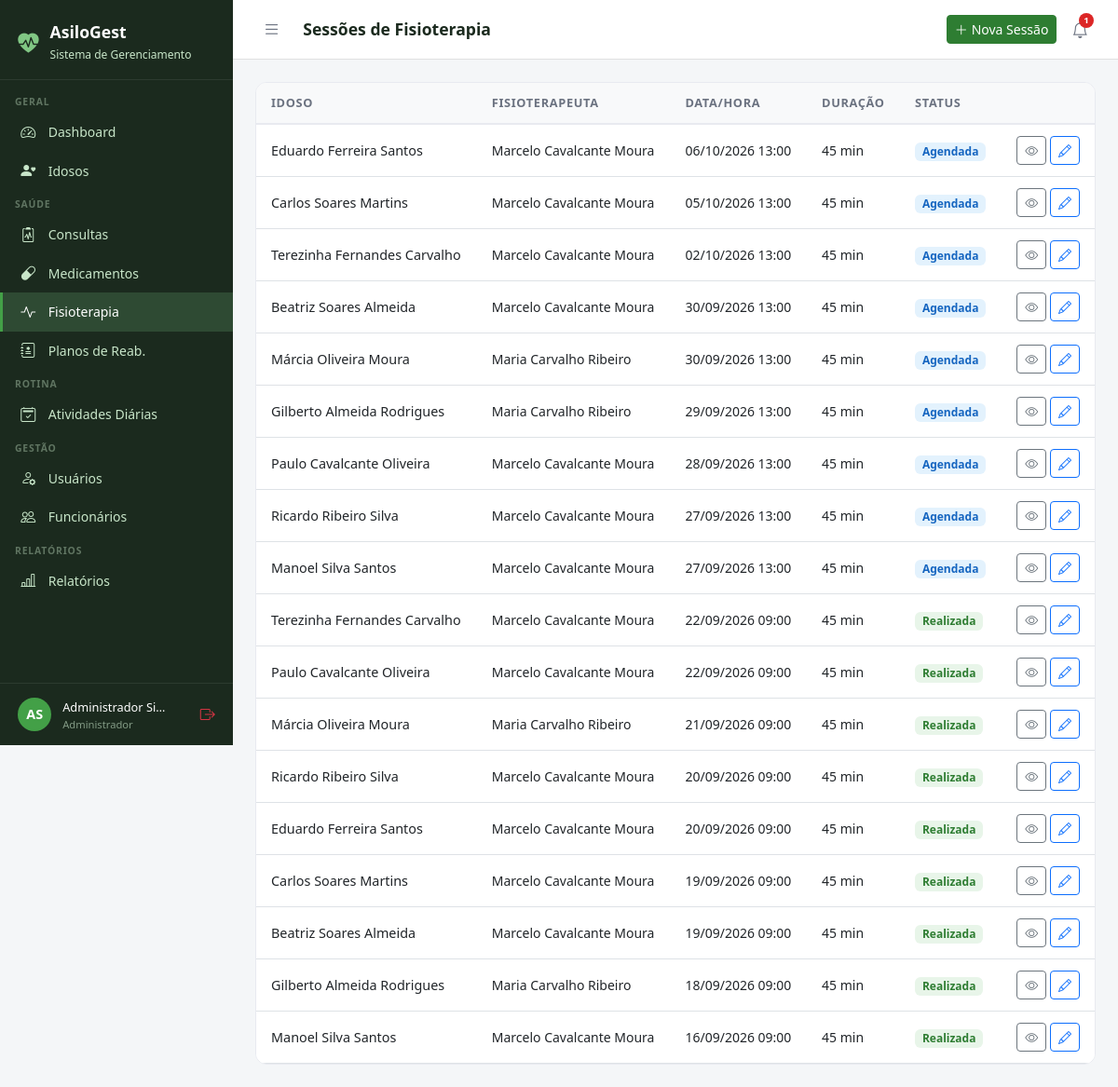
/fisioterapia/ (signed in), run on an earlier commit of the app's database.
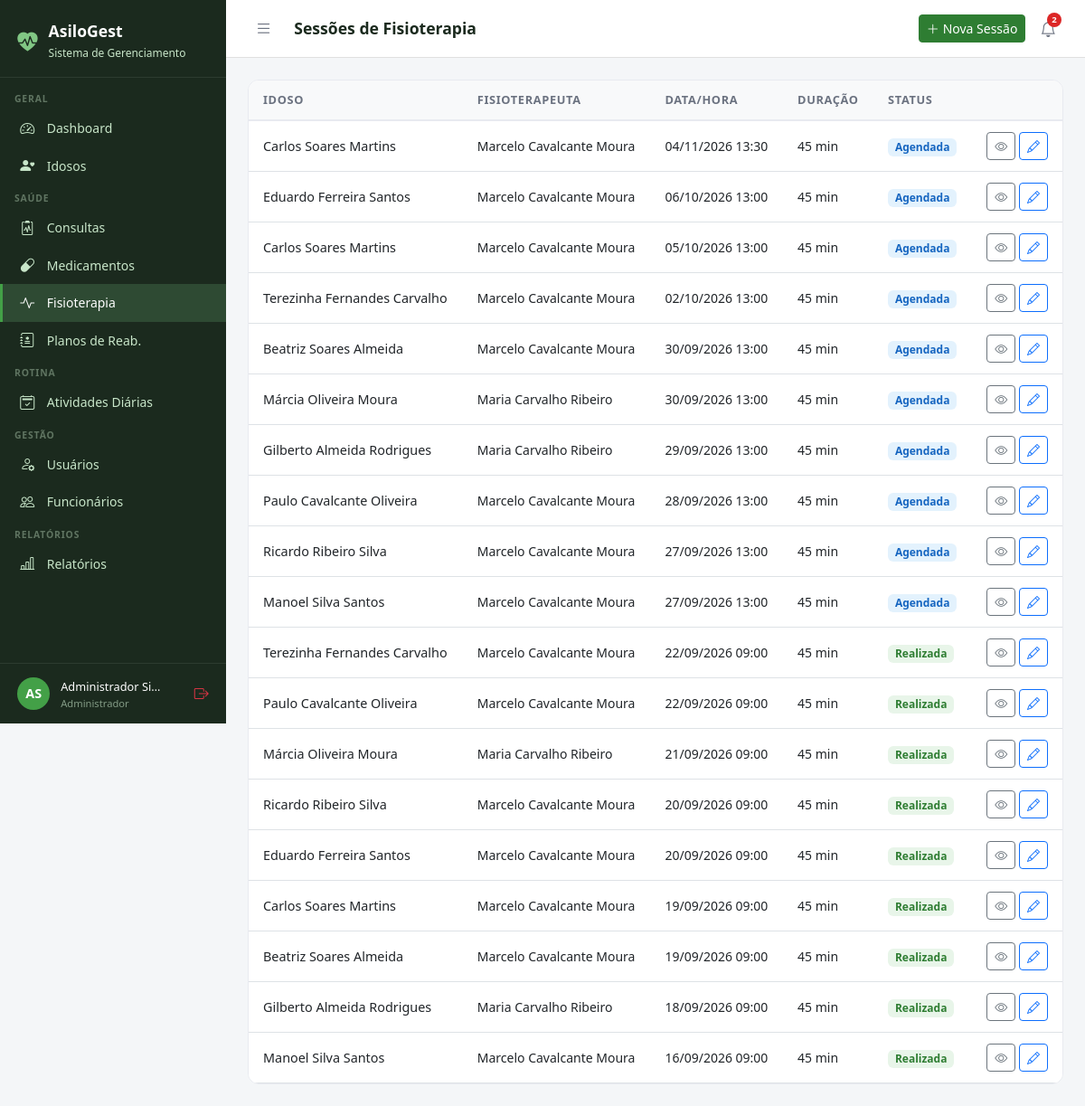
And on a later commit of the database.
### fisioterapia/models.py (models this page shows, shortened)
class SessaoFisioterapia(models.Model):
    STATUS_CHOICES = [
        ('agendada', 'Agendada'),
        ('realizada', 'Realizada'),
        ('cancelada', 'Cancelada'),
        ('falta', 'Falta do Idoso'),
    ]
    idoso = models.ForeignKey(
        Idoso, on_delete=models.CASCADE, related_name='sessoes_fisio')
    fisioterapeuta = models.ForeignKey(
        Usuario, on_delete=models.SET_NULL, null=True,
        related_name='sessoes_realizadas',
        limit_choices_to={'perfil': 'fisioterapeuta'})
    data_hora = models.DateTimeField(verbose_name='Data e Hora')
    duracao_minutos = models.IntegerField(default=45, verbose_name='Duração (min)')
    status = models.CharField(max_length=10, choices=STATUS_CHOICES, default='agendada')
    objetivo = models.CharField(max_length=200, blank=True, verbose_name='Objetivo da Sessão')
    procedimentos = models.TextField(blank=True, verbose_name='Procedimentos Realizados')
    evolucao = models.TextField(blank=True, verbose_name='Evolução do Paciente')
    observacoes = models.TextField(blank=True)
    autorizada = models.BooleanField(
        default=False, verbose_name='Autorizada pelo Médico',
        help_text='Sessão só pode ser executada após autorização médica.')
    autorizado_por = models.ForeignKey(
        Usuario, on_delete=models.SET_NULL, null=True, blank=True,
        related_name='sessoes_autorizadas',
        limit_choices_to={'perfil': 'medico'},
        verbose_name='Autorizado por')
    data_autorizacao = models.DateTimeField(
        null=True, blank=True, verbose_name='Data da Autorização')
    criado_em = models.DateTimeField(auto_now_add=True)
    class Meta:
        verbose_name = 'Sessão de Fisioterapia'
        verbose_name_plural = 'Sessões de Fisioterapia'
        ordering = ['-data_hora']

### idosos/models.py (models this page shows, shortened)
class Idoso(models.Model):
    SEXO_CHOICES = [('M', 'Masculino'), ('F', 'Feminino')]
    TIPO_SANGUINEO = [('A+','A+'),('A-','A-'),('B+','B+'),('B-','B-'),('AB+','AB+'),('AB-','AB-'),('O+','O+'),('O-','O-')]
    STATUS_CHOICES = [('ativo','Ativo'),('inativo','Inativo'),('internado','Internado'),('falecido','Falecido')]
    nome = models.CharField(max_length=150, verbose_name='Nome Completo')
    data_nascimento = models.DateField(verbose_name='Data de Nascimento')
    sexo = models.CharField(max_length=1, choices=SEXO_CHOICES)
    cpf = models.CharField(max_length=14, unique=True, null=True, blank=True)
    rg = models.CharField(max_length=20, blank=True)
    tipo_sanguineo = models.CharField(max_length=3, choices=TIPO_SANGUINEO, blank=True)
    foto = models.ImageField(upload_to='idosos/', blank=True, null=True)
    status = models.CharField(max_length=10, choices=STATUS_CHOICES, default='ativo')
    endereco = models.CharField(max_length=200, blank=True)
    cidade = models.CharField(max_length=100, blank=True)
    estado = models.CharField(max_length=2, blank=True)
    cep = models.CharField(max_length=9, blank=True)
    alergias = models.TextField(blank=True, verbose_name='Alergias')
    condicoes_medicas = models.TextField(blank=True, verbose_name='Condições Médicas')
    observacoes = models.TextField(blank=True, verbose_name='Observações Gerais')
    data_entrada = models.DateField(verbose_name='Data de Entrada')
    numero_quarto = models.CharField(max_length=10, blank=True, verbose_name='Quarto')
    criado_em = models.DateTimeField(auto_now_add=True)
    atualizado_em = models.DateTimeField(auto_now=True)
    class Meta:
        verbose_name = 'Idoso'
        verbose_name_plural = 'Idosos'
        ordering = ['nome']

### core/models.py (models this page shows, shortened)
class Usuario(AbstractUser):
    PERFIL_CHOICES = [
        ('administrador', 'Administrador'),
        ('medico', 'Médico'),
        ('fisioterapeuta', 'Fisioterapeuta'),
        ('enfermeiro', 'Enfermeiro(a)'),
        ('recepcionista', 'Recepcionista'),
        ('familiar', 'Familiar do Idoso'),
    ]
    perfil = models.CharField(
        max_length=20, choices=PERFIL_CHOICES,
        default='recepcionista', verbose_name='Perfil de Acesso'
    )
    telefone = models.CharField(max_length=15, blank=True, verbose_name='Telefone')
    cpf = models.CharField(max_length=14, unique=True, null=True, blank=True, verbose_name='CPF')
    foto = models.ImageField(upload_to='usuarios/', blank=True, null=True, verbose_name='Foto')
    data_nascimento = models.DateField(null=True, blank=True, verbose_name='Data de Nascimento')
    especialidade = models.CharField(
        max_length=100, blank=True, verbose_name='Especialidade',
        help_text='Preencha para Médico ou Fisioterapeuta'
    )
    data_admissao = models.DateField(null=True, blank=True, verbose_name='Data de Admissão')
    primeiro_acesso = models.BooleanField(
        default=True, verbose_name='Primeiro Acesso',
        help_text='Usuário deve definir senha no primeiro login'
    )
    ativo = models.BooleanField(default=True, verbose_name='Ativo')
    criado_em = models.DateTimeField(auto_now_add=True)
    class Meta:
        verbose_name = 'Usuário'
        verbose_name_plural = 'Usuários'
        ordering = ['first_name', 'last_name']
    @property
    def is_administrador(self):
        return self.perfil == 'administrador' or self.is_superuser
    @property
    def is_medico(self):
        return self.perfil == 'medico'
    @property
    def is_fisioterapeuta(self):
        return self.perfil == 'fisioterapeuta'
    @property
    def is_familiar(self):
        return self.perfil == 'familiar'
    @property
    def pode_ver_saude(self):
        return (self.is_administrador or self.is_medico
                or self.is_fisioterapeuta or self.is_enfermeiro)
    @property
    def pode_cadastrar_usuarios(self):
        return self.is_administrador or self.is_recepcionista
    @property
    def pode_administrar(self):
        return self.is_administrador

### fisioterapia/views.py (the view, shortened to what this page needs)
# urls.py: path('', views.lista, name='lista'),
@login_required
def lista(request):
    user = request.user
    if not user.pode_ver_saude:
        messages.error(request, 'Acesso negado.')
        return redirect('dashboard')
    sessoes = SessaoFisioterapia.objects.select_related(
        'idoso', 'fisioterapeuta', 'autorizado_por'
    ).order_by('-data_hora')[:50]
    pendentes = SessaoFisioterapia.objects.filter(
        autorizada=False, status='agendada').count() if user.is_medico or user.is_administrador else 0
    return render(request, 'fisioterapia/lista.html', {
        'sessoes': sessoes,
        'pendentes_autorizacao': pendentes,
    })

### templates/fisioterapia/lista.html
{% extends 'base.html' %}
{% block title %}Fisioterapia{% endblock %}{% block page_title %}Sessões de Fisioterapia{% endblock %}
{% block topbar_actions %}<a href="{% url 'fisioterapia:novo' %}" class="btn btn-primary btn-sm"><i class="bi bi-plus-lg me-1"></i>Nova Sessão</a>{% endblock %}
{% block content %}
<div class="table-card"><table class="table table-hover">
<thead><tr><th>Idoso</th><th>Fisioterapeuta</th><th>Data/Hora</th><th>Duração</th><th>Status</th><th></th></tr></thead>
<tbody>{% for s in sessoes %}<tr>
  <td><div style="font-weight:500;">{{ s.idoso.nome }}</div></td>
  <td style="font-size:.875rem;">{{ s.fisioterapeuta.get_full_name|default:"–" }}</td>
  <td style="font-size:.875rem;">{{ s.data_hora|date:"d/m/Y H:i" }}</td>
  <td style="font-size:.875rem;">{{ s.duracao_minutos }} min</td>
  <td>
    {% if s.status == 'realizada' %}<span class="badge" style="background:#E8F5E9;color:#2E7D32;font-size:.75rem;">Realizada</span>
    {% elif s.status == 'agendada' %}<span class="badge" style="background:#E3F2FD;color:#1565C0;font-size:.75rem;">Agendada</span>
    {% elif s.status == 'cancelada' %}<span class="badge" style="background:#FFEBEE;color:#C62828;font-size:.75rem;">Cancelada</span>
    {% else %}<span class="badge bg-secondary" style="font-size:.75rem;">{{ s.get_status_display }}</span>{% endif %}
  </td>
  <td class="text-end">
    <a href="{% url 'fisioterapia:detalhe' s.pk %}" class="btn btn-sm btn-outline-secondary"><i class="bi bi-eye"></i></a>
    <a href="{% url 'fisioterapia:editar' s.pk %}" class="btn btn-sm btn-outline-primary"><i class="bi bi-pencil"></i></a>
  </td>
</tr>{% empty %}<tr><td colspan="6" class="text-center py-4 text-muted">Nenhuma sessão registrada.</td></tr>{% endfor %}</tbody>
</table></div>{% endblock %}

### templates/base.html (shortened to what this page needs)
<!DOCTYPE html>
<html lang="pt-br">
<head>
  <link href="https://cdn.jsdelivr.net/npm/bootstrap@5.3.0/dist/css/bootstrap.min.css" rel="stylesheet">
  <link href="https://cdn.jsdelivr.net/npm/bootstrap-icons@1.11.0/font/bootstrap-icons.css" rel="stylesheet">
</head>
<body>
{% if user.is_authenticated %}
<div id="sidebar">
  <div class="sidebar-brand">
    <i class="bi bi-heart-pulse-fill" style="color:#81C784;font-size:1.4rem;"></i>
    <div>
      <h5 style="margin:0;">AsiloGest</h5>
      <small>Sistema de Gerenciamento</small>
    </div>
  </div>
  <nav class="sidebar-nav">
    <div class="nav-section">Geral</div>
    <a href="{% url 'dashboard' %}" class="sidebar-link {% if request.resolver_match.url_name == 'dashboard' %}active{% endif %}">
      <i class="bi bi-speedometer2"></i> Dashboard
    </a>
    <a href="{% url 'idosos:lista' %}" class="sidebar-link">
      <i class="bi bi-person-heart"></i>
      {% if user.is_familiar %}Meus Familiares{% else %}Idosos{% endif %}
    </a>
    {% if user.pode_ver_saude or user.is_familiar %}
    <div class="nav-section">Saúde</div>
    <a href="{% url 'consultas:lista' %}" class="sidebar-link">
      <i class="bi bi-clipboard2-pulse"></i> Consultas
    </a>
    <a href="{% url 'medicamentos:lista' %}" class="sidebar-link">
      <i class="bi bi-capsule"></i> Medicamentos
    </a>
    <a href="{% url 'fisioterapia:lista' %}" class="sidebar-link">
      <i class="bi bi-activity"></i> Fisioterapia
    </a>
    {% if user.pode_ver_saude and not user.is_familiar %}
    <a href="{% url 'fisioterapia:planos_lista' %}" class="sidebar-link">
      <i class="bi bi-journal-medical"></i> Planos de Reab.
    </a>
    {% endif %}
    {% endif %}
    <div class="nav-section">Rotina</div>
    <a href="{% url 'atividades:lista' %}" class="sidebar-link">
      <i class="bi bi-calendar2-check"></i> Atividades Diárias
    </a>
    {% if user.pode_cadastrar_usuarios %}
    <div class="nav-section">Gestão</div>
    <a href="{% url 'usuarios_lista' %}" class="sidebar-link">
      <i class="bi bi-person-gear"></i> Usuários
    </a>
    {% endif %}
    {% if user.pode_administrar %}
    <a href="{% url 'funcionarios:lista' %}" class="sidebar-link">
      <i class="bi bi-people"></i> Funcionários
    </a>
    {% endif %}
    {% if user.pode_ver_saude or user.pode_administrar %}
    <div class="nav-section">Relatórios</div>
    <a href="{% url 'relatorios:lista' %}" class="sidebar-link">
      <i class="bi bi-bar-chart-line"></i> Relatórios
    </a>
    {% endif %}
  </nav>
  <div class="sidebar-user">
    <div class="avatar">{{ user.first_name|first|upper }}{{ user.last_name|first|upper }}</div>
    <div class="info" style="min-width:0;flex:1;">
      <span>{{ user.get_full_name|truncatechars:18 }}</span>
      <small>{{ user.get_perfil_display }}</small>
    </div>
    <a href="{% url 'logout' %}" class="text-danger" title="Sair" style="flex-shrink:0;">
      <i class="bi bi-box-arrow-right"></i>
    </a>
  </div>
</div>
<div id="main">
  <div class="topbar">
    <div class="topbar-left">
      <button class="btn-toggle-sidebar" onclick="toggleSidebar()" title="Menu">
        <i class="bi bi-list"></i>
      </button>
      <h4>{% block page_title %}{% endblock %}</h4>
    </div>
    <div class="d-flex align-items-center gap-2">
      {% block topbar_actions %}{% endblock %}
      <div style="position:relative;">
        <button class="notif-btn" id="notifBtn" onclick="toggleNotif()" title="Notificações">
          <i class="bi bi-bell"></i>
          {% if notif_count %}
          <span class="notif-badge">{{ notif_count }}</span>
          {% endif %}
        </button>
      </div>
    </div>
  </div>
  <div class="content">
    {% block content %}{% endblock %}
  </div>
</div>
{% else %}
{% block full_content %}{% endblock %}
{% endif %}
</body>
</html>

What changed in the data, as far as the page shows it:
added SessaoFisioterapia: idoso.nome "Carlos Soares Martins", fisioterapeuta.get_full_name "Marcelo Cavalcante Moura", data_hora "04/11/2026 13:30", duracao_minutos "45", status "Agendada"
Also different on the page:
{{ notif_count }}: "1" → "2"
